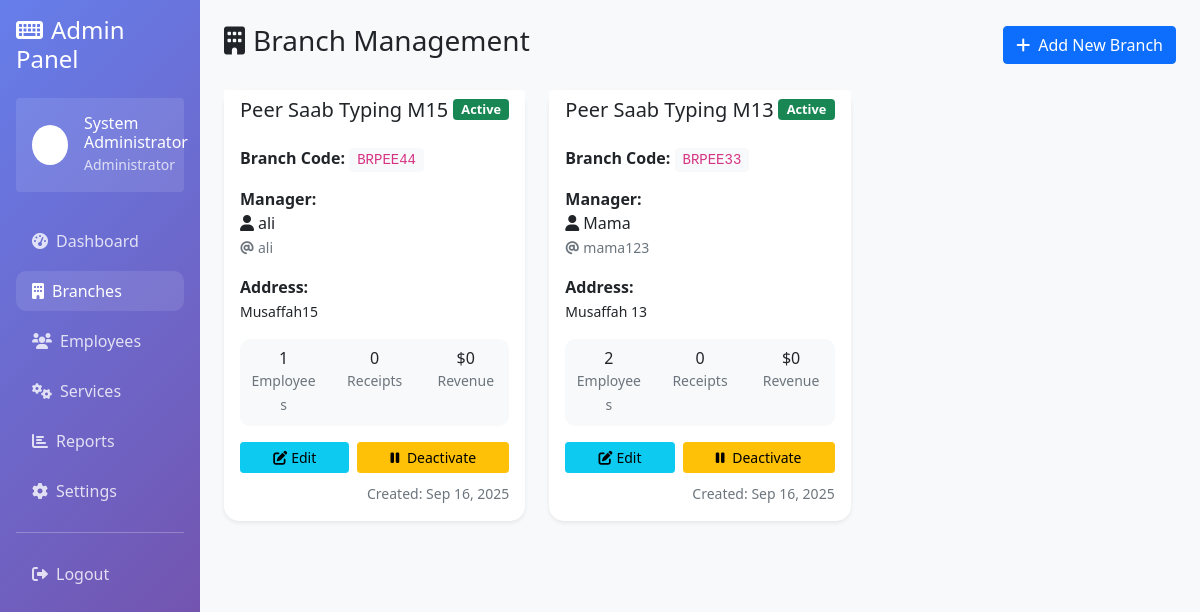
The page /admin/branches.php (signed in) on the database as committed earlier.
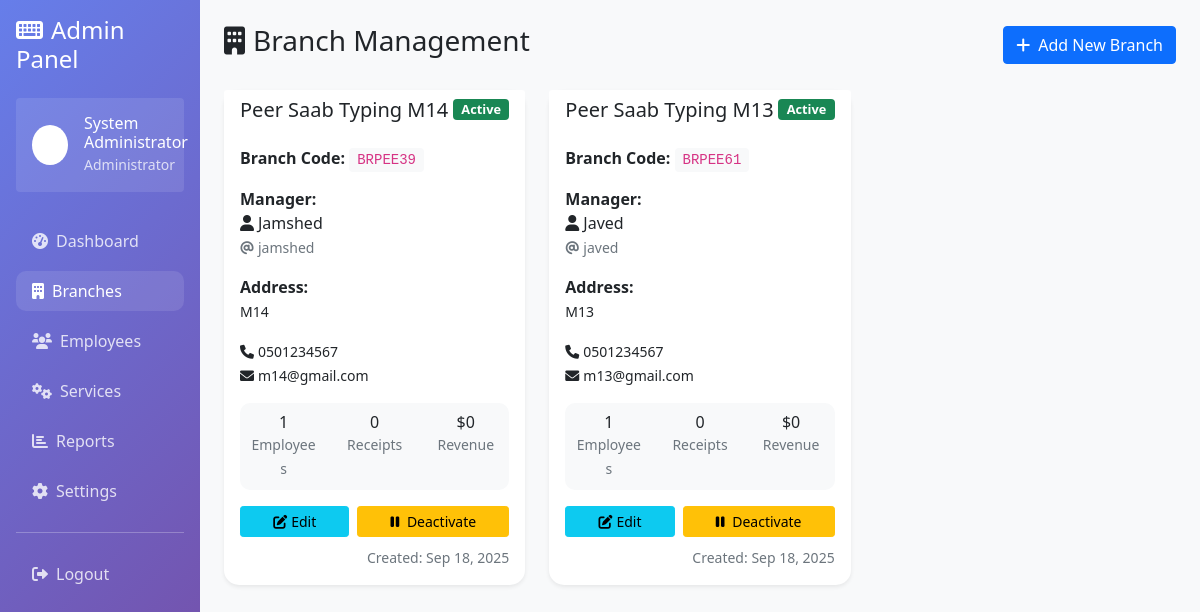
The same page on the database as committed later.
### tables this page shows
CREATE TABLE branches (
            id INTEGER PRIMARY KEY AUTOINCREMENT,
            branch_name VARCHAR(100) NOT NULL,
            branch_code VARCHAR(20) UNIQUE NOT NULL,
            address TEXT,
            phone VARCHAR(20),
            email VARCHAR(100),
            manager_username VARCHAR(50) UNIQUE NOT NULL,
            manager_password VARCHAR(255) NOT NULL,
            manager_full_name VARCHAR(100) NOT NULL,
            status TEXT DEFAULT 'active' CHECK (status IN ('active', 'inactive')),
            created_at DATETIME DEFAULT CURRENT_TIMESTAMP
        );

### admin/branches.php (the view, shortened to what the changed rows need)
<?php
$database = new Database();
$db = $database->getConnection();
$stmt = $db->query("SELECT b.*,
    (SELECT COUNT(*) FROM employees WHERE branch_id = b.id AND status = 'active') as employee_count,
    (SELECT COUNT(*) FROM receipts WHERE branch_id = b.id AND strftime('%Y-%m', created_at) = strftime('%Y-%m', 'now')) as monthly_receipts,
    (SELECT COALESCE(SUM(total_amount), 0) FROM receipts WHERE branch_id = b.id AND strftime('%Y-%m', created_at) = strftime('%Y-%m', 'now')) as monthly_revenue
    FROM branches b
    ORDER BY b.created_at DESC");
$branches = $stmt->fetchAll(PDO::FETCH_ASSOC);
?>
<!DOCTYPE html>
<html lang="en">
<head>
    <link href="https://cdn.jsdelivr.net/npm/bootstrap@5.1.3/dist/css/bootstrap.min.css" rel="stylesheet">
    <link href="https://cdnjs.cloudflare.com/ajax/libs/font-awesome/6.0.0/css/all.min.css" rel="stylesheet">
</head>
<body>
    <div class="container-fluid">
        <div class="row">
            <div class="col-md-9 col-lg-10 p-4">
                <div class="d-flex justify-content-between align-items-center mb-4">
                    <h1 class="h3"><i class="fas fa-building me-2"></i>Branch Management</h1>
                </div>
                <?php if (empty($branches)): ?>
                    <div class="text-center py-5">
                        <i class="fas fa-building fa-5x text-muted mb-4"></i>
                        <h3 class="text-muted">No Branches Found</h3>
                        <p class="text-muted">Start by adding your first branch to the system.</p>
                        <button class="btn btn-primary btn-lg" data-bs-toggle="modal" data-bs-target="#addBranchModal">
                            <i class="fas fa-plus me-2"></i>Add First Branch
                        </button>
                    </div>
                <?php else: ?>
                    <div class="row">
                        <?php foreach ($branches as $branch): ?>
                            <div class="col-md-6 col-lg-4">
                                <div class="card branch-card shadow-sm">
                                    <div class="card-header bg-white border-0 d-flex justify-content-between align-items-center">
                                        <h5 class="mb-0"><?= htmlspecialchars($branch['branch_name']) ?></h5>
                                        <span class="badge status-badge bg-<?= $branch['status'] === 'active' ? 'success' : 'secondary' ?>">
                                            <?= ucfirst($branch['status']) ?>
                                        </span>
                                    </div>
                                    <div class="card-body">
                                        <div class="mb-3">
                                            <strong>Branch Code:</strong>
                                            <code class="bg-light px-2 py-1 rounded"><?= htmlspecialchars($branch['branch_code']) ?></code>
                                        </div>
                                        <div class="mb-3">
                                            <strong>Manager:</strong><br>
                                            <i class="fas fa-user me-1"></i><?= htmlspecialchars($branch['manager_full_name']) ?><br>
                                            <small class="text-muted">
                                                <i class="fas fa-at me-1"></i><?= htmlspecialchars($branch['manager_username']) ?>
                                            </small>
                                        </div>
                                        <?php if (!empty($branch['address'])): ?>
                                            <div class="mb-3">
                                                <strong>Address:</strong><br>
                                                <small><?= htmlspecialchars($branch['address']) ?></small>
                                            </div>
                                        <?php endif; ?>
                                        <?php if (!empty($branch['phone']) || !empty($branch['email'])): ?>
                                            <div class="mb-3">
                                                <?php if (!empty($branch['phone'])): ?>
                                                    <small><i class="fas fa-phone me-1"></i><?= htmlspecialchars($branch['phone']) ?></small><br>
                                                <?php endif; ?>
                                                <?php if (!empty($branch['email'])): ?>
                                                    <small><i class="fas fa-envelope me-1"></i><?= htmlspecialchars($branch['email']) ?></small>
                                                <?php endif; ?>
                                            </div>
                                        <?php endif; ?>
                                        <div class="stats-mini">
                                            <div class="row text-center">
                                                <div class="col-4">
                                                    <div class="h6 mb-0"><?= $branch['employee_count'] ?></div>
                                                    <small class="text-muted">Employees</small>
                                                </div>
                                                <div class="col-4">
                                                    <div class="h6 mb-0"><?= $branch['monthly_receipts'] ?></div>
                                                    <small class="text-muted">Receipts</small>
                                                </div>
                                                <div class="col-4">
                                                    <div class="h6 mb-0">$<?= number_format($branch['monthly_revenue'], 0) ?></div>
                                                    <small class="text-muted">Revenue</small>
                                                </div>
                                            </div>
                                        </div>
                                        <div class="mt-3">
                                            <div class="d-flex gap-2 mb-2">
                                                <button type="button" class="btn btn-sm btn-info flex-fill"
                                                        data-bs-toggle="modal"
                                                        data-bs-target="#editBranchModal"
                                                        onclick="populateEditModal(<?= htmlspecialchars(json_encode($branch)) ?>)">
                                                    <i class="fas fa-edit me-1"></i>Edit
                                                </button>
                                                <form method="POST" class="flex-fill">
                                                    <button type="submit" class="btn btn-sm btn-<?= $branch['status'] === 'active' ? 'warning' : 'success' ?> w-100"
                                                            onclick="return confirm('Are you sure you want to <?= $branch['status'] === 'active' ? 'deactivate' : 'activate' ?> this branch?')">
                                                        <i class="fas fa-<?= $branch['status'] === 'active' ? 'pause' : 'play' ?> me-1"></i>
                                                        <?= $branch['status'] === 'active' ? 'Deactivate' : 'Activate' ?>
                                                    </button>
                                                </form>
                                            </div>
                                            <div class="text-end">
                                                <small class="text-muted">
                                                    Created: <?= date('M j, Y', strtotime($branch['created_at'])) ?>
                                                </small>
                                            </div>
                                        </div>
                                    </div>
                                </div>
                            </div>
                        <?php endforeach; ?>
                    </div>
                <?php endif; ?>
            </div>
        </div>
    </div>
</body>
</html>

Rows that differ between the two databases and show on the page:
changed branches: branch_name "Peer Saab Typing M15" → "Peer Saab Typing M14"; branch_code "BRPEE44" → "BRPEE39"; manager_full_name "ali" → "Jamshed"; manager_username "ali" → "jamshed"; address "Musaffah15" → "M14"; phone (not shown) → "0501234567"; email (not shown) → "m14@gmail.com"; created_at "Sep 16, 2025" → "Sep 18, 2025"
changed branches "Peer Saab Typing M13": branch_code "BRPEE33" → "BRPEE61"; manager_full_name "Mama" → "Javed"; manager_username "mama123" → "javed"; address "Musaffah 13" → "M13"; phone (not shown) → "0501234567"; email (not shown) → "m13@gmail.com"; employee_count "2" → "1"; created_at "Sep 16, 2025" → "Sep 18, 2025"
